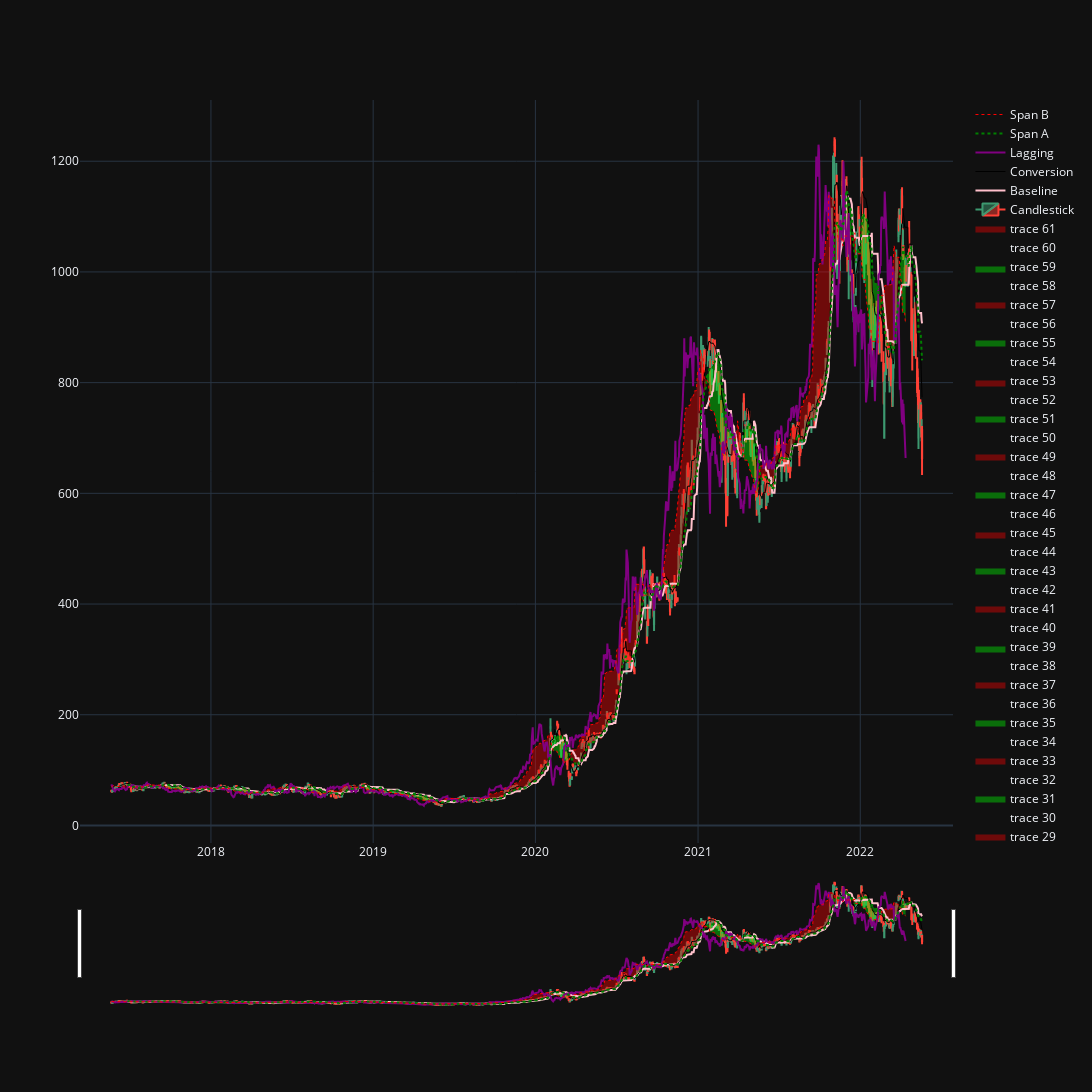

Source (notebook cell):
### Code cell
ichimoku_ticker = "TSLA"
test_ichimoku = get_stock_df_from_csv(ichimoku_ticker)
get_ichimoku(test_ichimoku)
